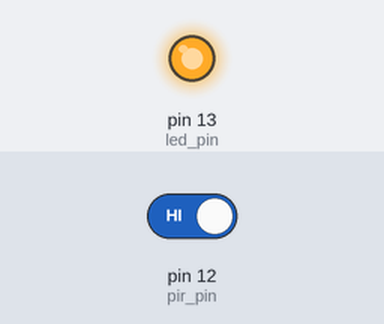
A sketch run on a simulated Arduino Uno, built with avr-gcc and run on an emulated ATmega328P. Shown: output pins drawn as LEDs (lit = HIGH). The inputs (shaded band) are chosen by the test bench; at power-on: pin 12 (pir_pin) HIGH.

Above: at 1.2 s.
1.3 s: pin 12 (pir_pin) driven LOW
At 1.7 s:
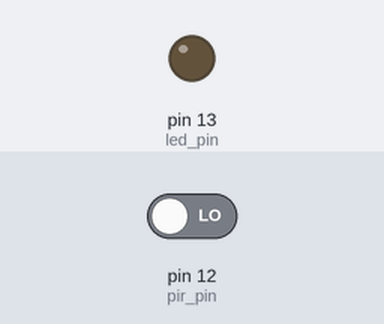
2.8 s: pin 12 (pir_pin) driven HIGH
At 4.1 s:
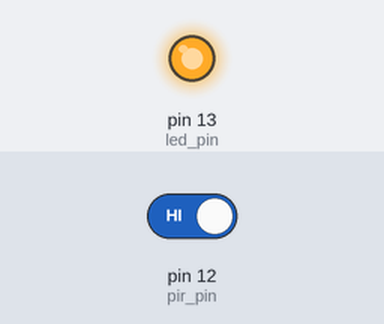
Timing chart, 0 to 5.8 s (numbered marks = the images above; inputs shaded):
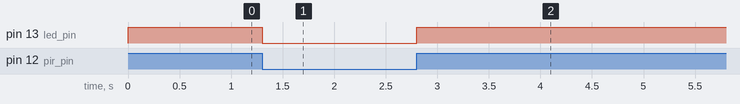

Measured:
- after the input at 1.3 s, pin 13 (led_pin): HIGH → LOW at once
- after the input at 2.8 s, pin 13 (led_pin): LOW → HIGH at once

The sketch:

pir_sensor.ino
```cpp
const int pir_pin = 12;
const int led_pin = 13;

void setup()
{
  pinMode(pir_pin, INPUT);
  pinMode(led_pin, OUTPUT);
}

void loop()
{
  digitalWrite(led_pin, digitalRead(pir_pin));
  delay(100);
}
```
